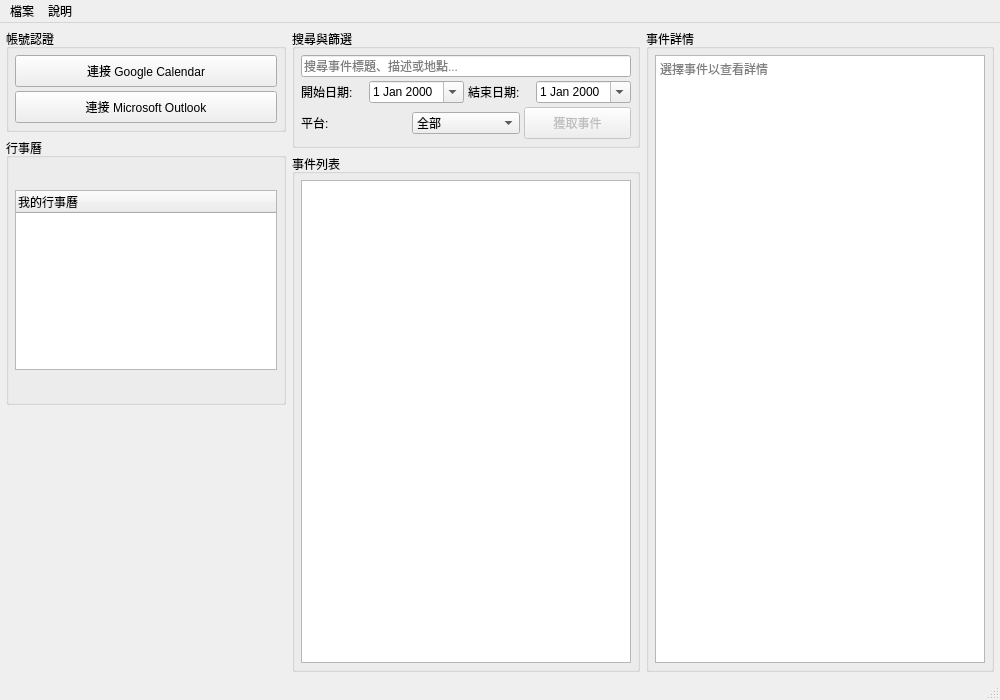
<?xml version="1.0" encoding="UTF-8"?>
<ui version="4.0">
 <class>MainWindow</class>
 <widget class="QMainWindow" name="MainWindow">
  <property name="geometry">
   <rect>
    <x>0</x>
    <y>0</y>
    <width>1000</width>
    <height>700</height>
   </rect>
  </property>
  <property name="windowTitle">
   <string>Qt 多平台行事曆整合工具</string>
  </property>
  <property name="styleSheet">
   <string notr="true">QPushButton { padding: 6px; }</string>
  </property>
  <widget class="QWidget" name="centralwidget">
   <layout class="QHBoxLayout" name="horizontalLayout">
    <property name="spacing">
     <number>6</number>
    </property>
    <property name="leftMargin">
     <number>6</number>
    </property>
    <property name="topMargin">
     <number>6</number>
    </property>
    <property name="rightMargin">
     <number>6</number>
    </property>
    <property name="bottomMargin">
     <number>6</number>
    </property>
    <item>
     <widget class="QWidget" name="leftPanel" native="true">
      <property name="maximumSize">
       <size>
        <width>280</width>
        <height>16777215</height>
       </size>
      </property>
      <layout class="QVBoxLayout" name="verticalLayout_2">
       <property name="spacing">
        <number>6</number>
       </property>
       <property name="leftMargin">
        <number>0</number>
       </property>
       <property name="topMargin">
        <number>0</number>
       </property>
       <property name="rightMargin">
        <number>0</number>
       </property>
       <property name="bottomMargin">
        <number>0</number>
       </property>
       <item>
        <widget class="QGroupBox" name="accountGroup">
         <property name="title">
          <string>帳號認證</string>
         </property>
         <layout class="QVBoxLayout" name="verticalLayout_3">
          <property name="spacing">
           <number>4</number>
          </property>
          <property name="leftMargin">
           <number>6</number>
          </property>
          <property name="topMargin">
           <number>6</number>
          </property>
          <property name="rightMargin">
           <number>6</number>
          </property>
          <property name="bottomMargin">
           <number>6</number>
          </property>
          <item>
           <widget class="QPushButton" name="googleAuthBtn">
            <property name="minimumSize">
             <size>
              <width>0</width>
              <height>32</height>
             </size>
            </property>
            <property name="text">
             <string>連接 Google Calendar</string>
            </property>
           </widget>
          </item>
          <item>
           <widget class="QPushButton" name="outlookAuthBtn">
            <property name="minimumSize">
             <size>
              <width>0</width>
              <height>32</height>
             </size>
            </property>
            <property name="text">
             <string>連接 Microsoft Outlook</string>
            </property>
           </widget>
          </item>
         </layout>
        </widget>
       </item>
       <item>
        <widget class="QGroupBox" name="calendarGroup">
         <property name="title">
          <string>行事曆</string>
         </property>
         <layout class="QVBoxLayout" name="verticalLayout_4">
          <property name="spacing">
           <number>4</number>
          </property>
          <property name="leftMargin">
           <number>6</number>
          </property>
          <property name="topMargin">
           <number>6</number>
          </property>
          <property name="rightMargin">
           <number>6</number>
          </property>
          <property name="bottomMargin">
           <number>6</number>
          </property>
          <item>
           <widget class="QTreeWidget" name="calendarTree">
            <property name="maximumSize">
             <size>
              <width>16777215</width>
              <height>180</height>
             </size>
            </property>
            <column>
             <property name="text">
              <string>我的行事曆</string>
             </property>
            </column>
           </widget>
          </item>
         </layout>
        </widget>
       </item>
       <item>
        <spacer name="verticalSpacer">
         <property name="orientation">
          <enum>Qt::Vertical</enum>
         </property>
         <property name="sizeHint" stdset="0">
          <size>
           <width>20</width>
           <height>40</height>
          </size>
         </property>
        </spacer>
       </item>
      </layout>
     </widget>
    </item>
    <item>
     <widget class="QWidget" name="centerPanel" native="true">
      <layout class="QVBoxLayout" name="verticalLayout_5">
       <property name="spacing">
        <number>6</number>
       </property>
       <property name="leftMargin">
        <number>0</number>
       </property>
       <property name="topMargin">
        <number>0</number>
       </property>
       <property name="rightMargin">
        <number>0</number>
       </property>
       <property name="bottomMargin">
        <number>0</number>
       </property>
       <item>
        <widget class="QGroupBox" name="filterGroup">
         <property name="title">
          <string>搜尋與篩選</string>
         </property>
         <layout class="QVBoxLayout" name="verticalLayout_6">
          <property name="spacing">
           <number>4</number>
          </property>
          <property name="leftMargin">
           <number>6</number>
          </property>
          <property name="topMargin">
           <number>6</number>
          </property>
          <property name="rightMargin">
           <number>6</number>
          </property>
          <property name="bottomMargin">
           <number>6</number>
          </property>
          <item>
           <widget class="QLineEdit" name="searchEdit">
            <property name="placeholderText">
             <string>搜尋事件標題、描述或地點...</string>
            </property>
           </widget>
          </item>
          <item>
           <layout class="QHBoxLayout" name="horizontalLayout_2">
            <property name="spacing">
             <number>4</number>
            </property>
            <item>
             <widget class="QLabel" name="label">
              <property name="text">
               <string>開始日期:</string>
              </property>
             </widget>
            </item>
            <item>
             <widget class="QDateEdit" name="startDateEdit">
              <property name="calendarPopup">
               <bool>true</bool>
              </property>
             </widget>
            </item>
            <item>
             <widget class="QLabel" name="label_2">
              <property name="text">
               <string>結束日期:</string>
              </property>
             </widget>
            </item>
            <item>
             <widget class="QDateEdit" name="endDateEdit">
              <property name="calendarPopup">
               <bool>true</bool>
              </property>
             </widget>
            </item>
           </layout>
          </item>
          <item>
           <layout class="QHBoxLayout" name="horizontalLayout_3">
            <property name="spacing">
             <number>4</number>
            </property>
            <item>
             <widget class="QLabel" name="label_3">
              <property name="text">
               <string>平台:</string>
              </property>
             </widget>
            </item>
            <item>
             <widget class="QComboBox" name="platformFilter">
              <item>
               <property name="text">
                <string>全部</string>
               </property>
              </item>
              <item>
               <property name="text">
                <string>Google</string>
               </property>
              </item>
              <item>
               <property name="text">
                <string>Outlook</string>
               </property>
              </item>
             </widget>
            </item>
            <item>
             <widget class="QPushButton" name="fetchEventsBtn">
              <property name="enabled">
               <bool>false</bool>
              </property>
              <property name="text">
               <string>獲取事件</string>
              </property>
             </widget>
            </item>
           </layout>
          </item>
         </layout>
        </widget>
       </item>
       <item>
        <widget class="QGroupBox" name="eventListGroup">
         <property name="title">
          <string>事件列表</string>
         </property>
         <layout class="QVBoxLayout" name="verticalLayout_7">
          <property name="spacing">
           <number>4</number>
          </property>
          <property name="leftMargin">
           <number>6</number>
          </property>
          <property name="topMargin">
           <number>6</number>
          </property>
          <property name="rightMargin">
           <number>6</number>
          </property>
          <property name="bottomMargin">
           <number>6</number>
          </property>
          <item>
           <widget class="QListWidget" name="eventList"/>
          </item>
         </layout>
        </widget>
       </item>
      </layout>
     </widget>
    </item>
    <item>
     <widget class="QWidget" name="rightPanel" native="true">
      <property name="minimumSize">
       <size>
        <width>280</width>
        <height>0</height>
       </size>
      </property>
      <layout class="QVBoxLayout" name="verticalLayout_8">
       <property name="spacing">
        <number>6</number>
       </property>
       <property name="leftMargin">
        <number>0</number>
       </property>
       <property name="topMargin">
        <number>0</number>
       </property>
       <property name="rightMargin">
        <number>0</number>
       </property>
       <property name="bottomMargin">
        <number>0</number>
       </property>
       <item>
        <widget class="QGroupBox" name="detailGroup">
         <property name="title">
          <string>事件詳情</string>
         </property>
         <layout class="QVBoxLayout" name="verticalLayout_9">
          <property name="spacing">
           <number>4</number>
          </property>
          <property name="leftMargin">
           <number>6</number>
          </property>
          <property name="topMargin">
           <number>6</number>
          </property>
          <property name="rightMargin">
           <number>6</number>
          </property>
          <property name="bottomMargin">
           <number>6</number>
          </property>
          <item>
           <widget class="QTextEdit" name="eventDetails">
            <property name="readOnly">
             <bool>true</bool>
            </property>
            <property name="placeholderText">
             <string>選擇事件以查看詳情</string>
            </property>
           </widget>
          </item>
         </layout>
        </widget>
       </item>
      </layout>
     </widget>
    </item>
   </layout>
  </widget>
  <widget class="QMenuBar" name="menubar">
   <property name="geometry">
    <rect>
     <x>0</x>
     <y>0</y>
     <width>1000</width>
     <height>22</height>
    </rect>
   </property>
   <widget class="QMenu" name="menuFile">
    <property name="title">
     <string>檔案</string>
    </property>
    <addaction name="actionExit"/>
   </widget>
   <widget class="QMenu" name="menuHelp">
    <property name="title">
     <string>說明</string>
    </property>
    <addaction name="actionAbout"/>
   </widget>
   <addaction name="menuFile"/>
   <addaction name="menuHelp"/>
  </widget>
  <widget class="QStatusBar" name="statusbar"/>
  <action name="actionExit">
   <property name="text">
    <string>結束</string>
   </property>
  </action>
  <action name="actionAbout">
   <property name="text">
    <string>關於</string>
   </property>
  </action>
 </widget>
 <resources/>
 <connections/>
</ui>
